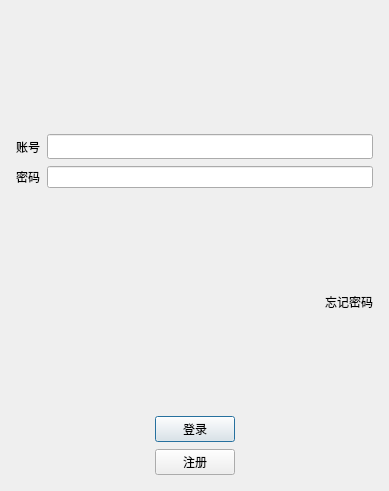
<?xml version="1.0" encoding="UTF-8"?>
<ui version="4.0">
 <class>LoginDlg</class>
 <widget class="QDialog" name="LoginDlg">
  <property name="geometry">
   <rect>
    <x>0</x>
    <y>0</y>
    <width>389</width>
    <height>491</height>
   </rect>
  </property>
  <property name="maximumSize">
   <size>
    <width>480</width>
    <height>600</height>
   </size>
  </property>
  <property name="windowTitle">
   <string>登录</string>
  </property>
  <layout class="QVBoxLayout" name="verticalLayout_2">
   <item>
    <layout class="QVBoxLayout" name="verticalLayout">
     <property name="spacing">
      <number>7</number>
     </property>
     <property name="leftMargin">
      <number>5</number>
     </property>
     <property name="topMargin">
      <number>5</number>
     </property>
     <property name="rightMargin">
      <number>5</number>
     </property>
     <property name="bottomMargin">
      <number>5</number>
     </property>
     <item>
      <widget class="QLabel" name="icon_lbl">
       <property name="text">
        <string/>
       </property>
       <property name="alignment">
        <set>Qt::AlignCenter</set>
       </property>
      </widget>
     </item>
     <item>
      <spacer name="verticalSpacer">
       <property name="orientation">
        <enum>Qt::Vertical</enum>
       </property>
       <property name="sizeHint" stdset="0">
        <size>
         <width>20</width>
         <height>40</height>
        </size>
       </property>
      </spacer>
     </item>
     <item>
      <layout class="QHBoxLayout" name="horizontalLayout">
       <item>
        <widget class="QLabel" name="user_lbl">
         <property name="text">
          <string>账号</string>
         </property>
        </widget>
       </item>
       <item>
        <widget class="QLineEdit" name="user_edit">
         <property name="minimumSize">
          <size>
           <width>0</width>
           <height>25</height>
          </size>
         </property>
         <property name="maximumSize">
          <size>
           <width>16777215</width>
           <height>25</height>
          </size>
         </property>
        </widget>
       </item>
      </layout>
     </item>
     <item>
      <layout class="QHBoxLayout" name="horizontalLayout_2">
       <item>
        <widget class="QLabel" name="pwd_lbl">
         <property name="text">
          <string>密码</string>
         </property>
        </widget>
       </item>
       <item>
        <widget class="QLineEdit" name="pwd_edit"/>
       </item>
      </layout>
     </item>
     <item>
      <spacer name="verticalSpacer_2">
       <property name="orientation">
        <enum>Qt::Vertical</enum>
       </property>
       <property name="sizeHint" stdset="0">
        <size>
         <width>20</width>
         <height>40</height>
        </size>
       </property>
      </spacer>
     </item>
     <item>
      <layout class="QHBoxLayout" name="horizontalLayout_3">
       <item>
        <spacer name="horizontalSpacer">
         <property name="orientation">
          <enum>Qt::Horizontal</enum>
         </property>
         <property name="sizeHint" stdset="0">
          <size>
           <width>40</width>
           <height>20</height>
          </size>
         </property>
        </spacer>
       </item>
       <item>
        <widget class="ClickableLbl" name="forget_pwd_lbl">
         <property name="maximumSize">
          <size>
           <width>100</width>
           <height>25</height>
          </size>
         </property>
         <property name="text">
          <string>忘记密码</string>
         </property>
        </widget>
       </item>
      </layout>
     </item>
     <item>
      <spacer name="verticalSpacer_3">
       <property name="orientation">
        <enum>Qt::Vertical</enum>
       </property>
       <property name="sizeHint" stdset="0">
        <size>
         <width>20</width>
         <height>40</height>
        </size>
       </property>
      </spacer>
     </item>
     <item>
      <layout class="QHBoxLayout" name="horizontalLayout_4">
       <item>
        <spacer name="horizontalSpacer_2">
         <property name="orientation">
          <enum>Qt::Horizontal</enum>
         </property>
         <property name="sizeHint" stdset="0">
          <size>
           <width>40</width>
           <height>20</height>
          </size>
         </property>
        </spacer>
       </item>
       <item>
        <widget class="QPushButton" name="login_btn">
         <property name="maximumSize">
          <size>
           <width>100</width>
           <height>30</height>
          </size>
         </property>
         <property name="text">
          <string>登录</string>
         </property>
        </widget>
       </item>
       <item>
        <spacer name="horizontalSpacer_3">
         <property name="orientation">
          <enum>Qt::Horizontal</enum>
         </property>
         <property name="sizeHint" stdset="0">
          <size>
           <width>40</width>
           <height>20</height>
          </size>
         </property>
        </spacer>
       </item>
      </layout>
     </item>
     <item>
      <layout class="QHBoxLayout" name="horizontalLayout_5">
       <item>
        <spacer name="horizontalSpacer_5">
         <property name="orientation">
          <enum>Qt::Horizontal</enum>
         </property>
         <property name="sizeHint" stdset="0">
          <size>
           <width>40</width>
           <height>20</height>
          </size>
         </property>
        </spacer>
       </item>
       <item>
        <widget class="QPushButton" name="signup_btn">
         <property name="maximumSize">
          <size>
           <width>100</width>
           <height>30</height>
          </size>
         </property>
         <property name="text">
          <string>注册</string>
         </property>
        </widget>
       </item>
       <item>
        <spacer name="horizontalSpacer_4">
         <property name="orientation">
          <enum>Qt::Horizontal</enum>
         </property>
         <property name="sizeHint" stdset="0">
          <size>
           <width>40</width>
           <height>20</height>
          </size>
         </property>
        </spacer>
       </item>
      </layout>
     </item>
    </layout>
   </item>
  </layout>
 </widget>
 <customwidgets>
  <customwidget>
   <class>ClickableLbl</class>
   <extends>QLabel</extends>
   <header>clickable_lbl.hpp</header>
  </customwidget>
 </customwidgets>
 <resources>
  <include location="../generated_icons.qrc"/>
 </resources>
 <connections/>
</ui>
